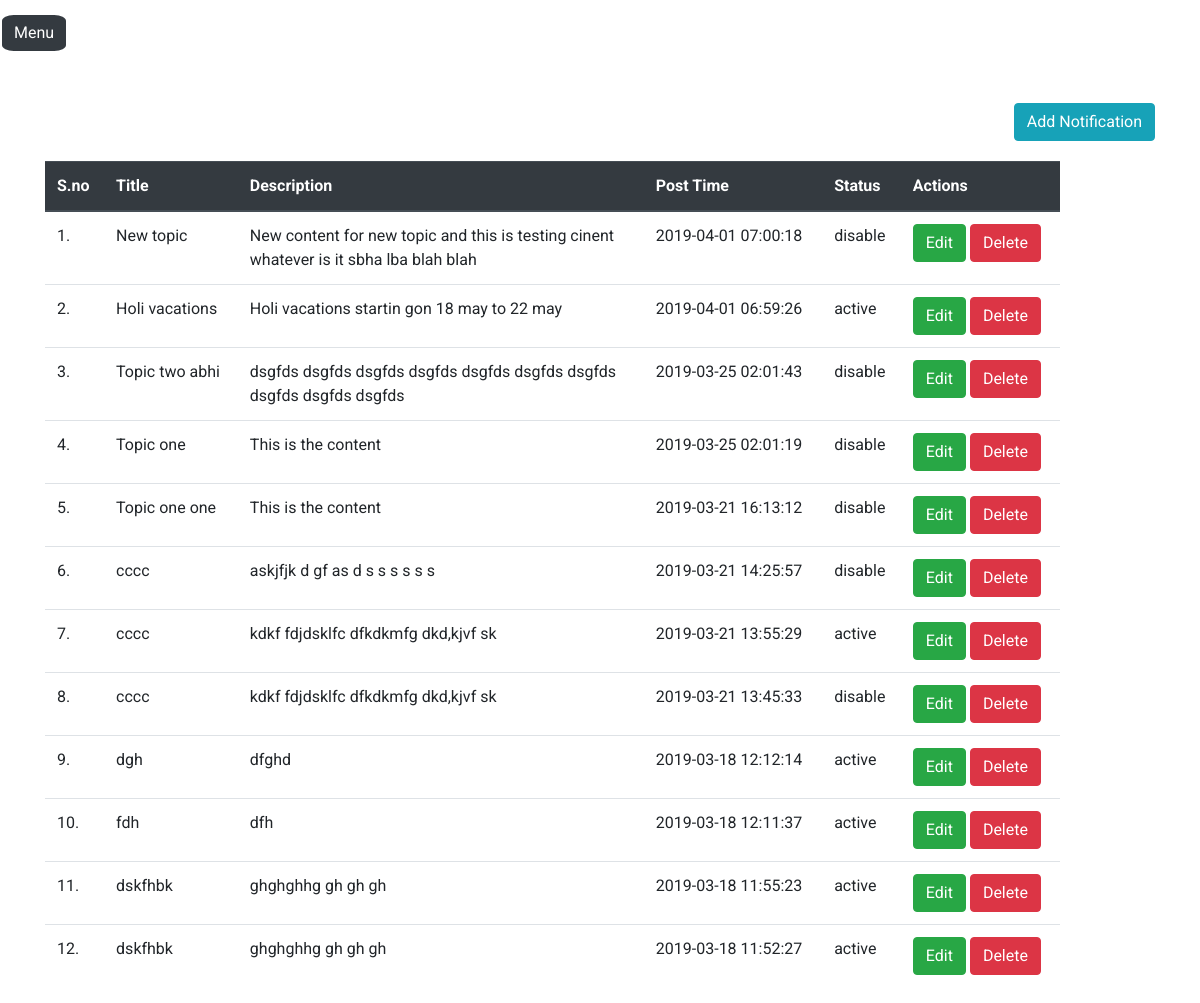
The app's page /admin/notification_admin.php with its own data.
### tables this page shows
CREATE TABLE `notification` (
  `id` int(10) NOT NULL,
  `topic` varchar(100) NOT NULL,
  `details` varchar(1000) NOT NULL,
  `status` enum('active','disable') NOT NULL DEFAULT 'active',
  `post_by` varchar(50) DEFAULT NULL,
  `date_time` timestamp NOT NULL DEFAULT CURRENT_TIMESTAMP ON UPDATE CURRENT_TIMESTAMP
);

### lib/functions-php.php (called while the page is built, shortened)
<?php
	function all_notifications($dbhandle){
		$query = "SELECT * FROM notification ORDER BY date_time DESC";
		$result = mysqli_query($dbhandle, $query);
		return $result;
	}
?>

### admin/notification_admin.php (the view, shortened to what this page needs)
<?php
	include 'dbconfig/dbconnect.php';
	include '../lib/functions-php.php';
	$notification = all_notifications($dbhandle);
?>
<!DOCTYPE html>
<html>
<head>
		<link href="https://stackpath.bootstrapcdn.com/bootstrap/4.3.1/css/bootstrap.min.css" rel="stylesheet">
		<link rel="stylesheet" href="https://maxcdn.bootstrapcdn.com/font-awesome/4.5.0/css/font-awesome.min.css">
		<link rel="stylesheet" type="text/css" href="../assets/css/sidebar.css">
		<link rel="stylesheet" type="text/css" href="../assets/css/style.css">
</head>
<body>
	<?php
	include_once'statics/header.php';
	?>
	<a href="#menu-toggle" class="btn btn-dark" id="menu-toggle">
        	<span id="menuHide">Menu</span>
    </a>
	<div class="container">
		<div class="row row-css">
			<div class="col-12 ">
			<button id="add-hide-notice" class="btn btn-info pull-right" style="float: right;">Add Notification</button>
			</div>
		</div>
		<div class="row">
			<div class="col-11">
				<table class="table">
					<thead class="thead-dark">
						<th>S.no</th>
						<th>Title</th>
						<th width="40%">Description</th>
						<th>Post Time</th>
						<th>Status</th>
						<th>Actions</th>
					</thead>
					<tbody>
						<?php
							if ($notification){
									$i=0;
								while ($row=mysqli_fetch_assoc($notification)){
									$i = $i+1;
									echo '
										<tr>
											<td> '.$i.'.</td>
											<td>'.$row['topic'].'</td>
											<td>' . $row['details'] . '</td>
											<td>' . $row['date_time'] . '</td>
											<td>' . $row['status'] . '</td>
											<td>
												<button class="btn btn-success" class="edit-notice" value="' . $row['id'] . '" name="edit_notice" >Edit</button>
												<button class="btn btn-danger" class="delete-notice" value="' . $row['id'] . '" name="delete_notice">Delete</button>
											</td>
										</tr>';
								}
							}else{
								echo "<h4>No Notification to show.</h4>";
							}
						?>
					</tbody>
				</table>
			</div>
		</div>
	</div>
</body>
</html>

### assets/css/sidebar.css (style rules this page uses)
#wrapper #menu-toggle { margin-top: 13px; border: 2px solid #fff; border-radius: 20%; }

### assets/css/style.css (style rules this page uses)
body { font-family: 'Roboto', sans-serif; }
.row-css { margin-top: 50px; margin-bottom: 20px; }

### records on screen
notification: topic "New topic", details "New content for new topic and this is testing cinent whatever is it sbha lba blah blah", date_time "2019-04-01 07:00:18", status "disable", $row['id'] 10 (drawn)
notification: topic "Holi vacations", details "Holi vacations startin gon 18 may to 22 may", date_time "2019-04-01 06:59:26", status "active", $row['id'] 26 (drawn)
notification: topic "Topic two abhi", details "dsgfds dsgfds dsgfds dsgfds dsgfds dsgfds dsgfds dsgfds dsgfds dsgfds", date_time "2019-03-25 02:01:43", status "disable", $row['id'] 2 (drawn)
notification: topic "Topic one", details "This is the content", date_time "2019-03-25 02:01:19", status "disable", $row['id'] 1 (drawn)
notification: topic "Topic one one", details "This is the content", date_time "2019-03-21 16:13:12", status "disable", $row['id'] 25 (drawn)
notification: topic "cccc", details "askjfjk d gf as d s s s s s s", date_time "2019-03-21 14:25:57", status "disable", $row['id'] 24 (drawn)
notification: topic "cccc", details "kdkf fdjdsklfc dfkdkmfg dkd,kjvf sk", date_time "2019-03-21 13:55:29", status "active", $row['id'] 23 (drawn)
notification: topic "cccc", details "kdkf fdjdsklfc dfkdkmfg dkd,kjvf sk", date_time "2019-03-21 13:45:33", status "disable", $row['id'] 22 (drawn)
notification: topic "dgh", details "dfghd", date_time "2019-03-18 12:12:14", status "active", $row['id'] 18 (drawn)
notification: topic "fdh", details "dfh", date_time "2019-03-18 12:11:37", status "active", $row['id'] 17 (drawn)
notification: topic "dskfhbk", details "ghghghhg gh gh gh", date_time "2019-03-18 11:55:23", status "active", $row['id'] 16 (drawn)
notification: topic "dskfhbk", details "ghghghhg gh gh gh", date_time "2019-03-18 11:52:27", status "active", $row['id'] 15 (drawn)
